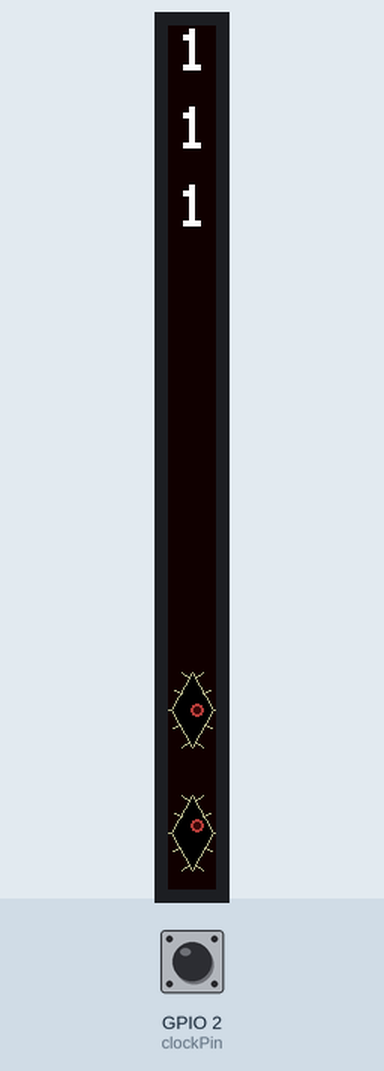
This sketch was run on a simulated ESP32-S3. Shown: 32×576 colour display. The test bench sets the inputs (shaded band); at power-on: GPIO 2 (clockPin) HIGH. Random numbers use the default seed unless the sketch sets one; what the sketch prints to the serial monitor is not drawn.

Above: at 1.2 s.
1.3 s: GPIO 2 (clockPin) pulled LOW for 0.15 s
At 1.66 s:
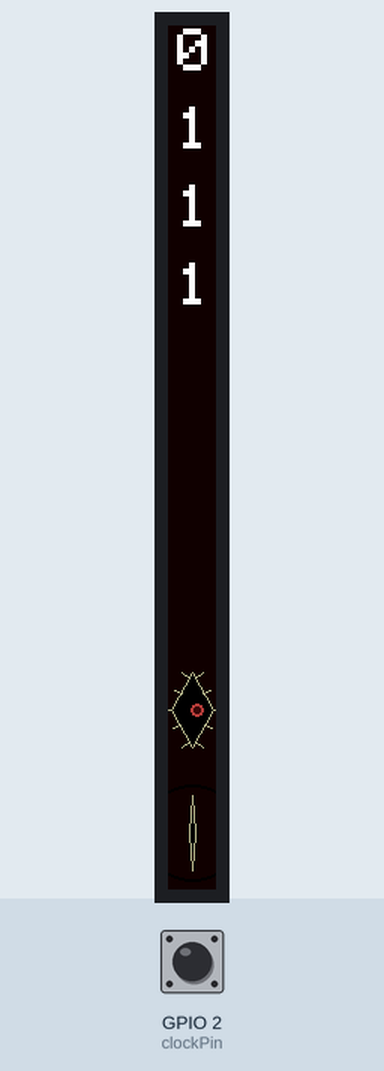
2.0 s: GPIO 2 (clockPin) pulled LOW for 0.15 s
At 2.26 s:
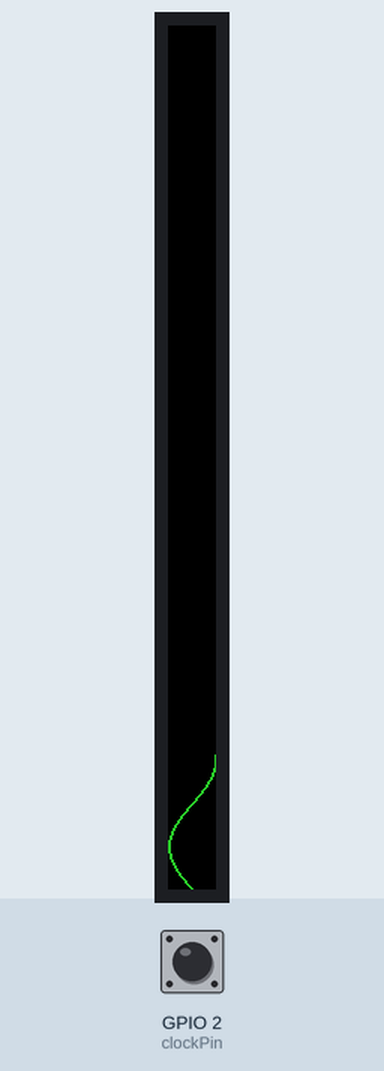
2.7 s: GPIO 2 (clockPin) pulled LOW for 1 s
At 4.08 s:
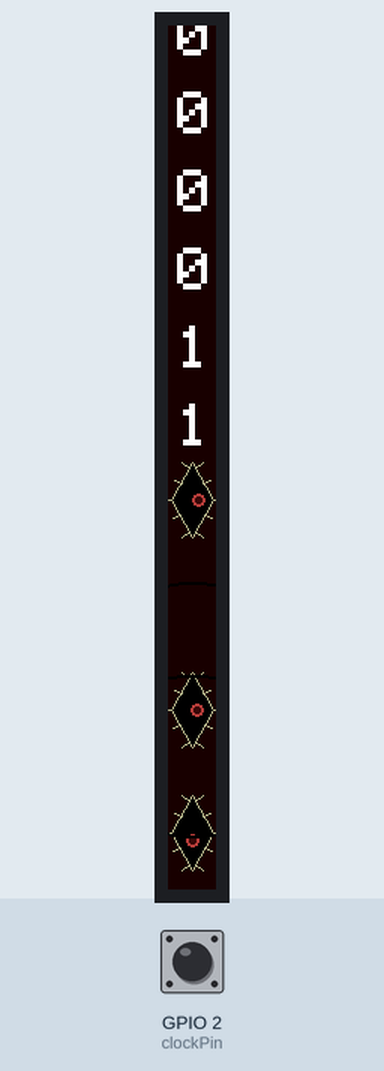
4.3 s: GPIO 2 (clockPin) pulled LOW for 1 s
At 5.59 s:
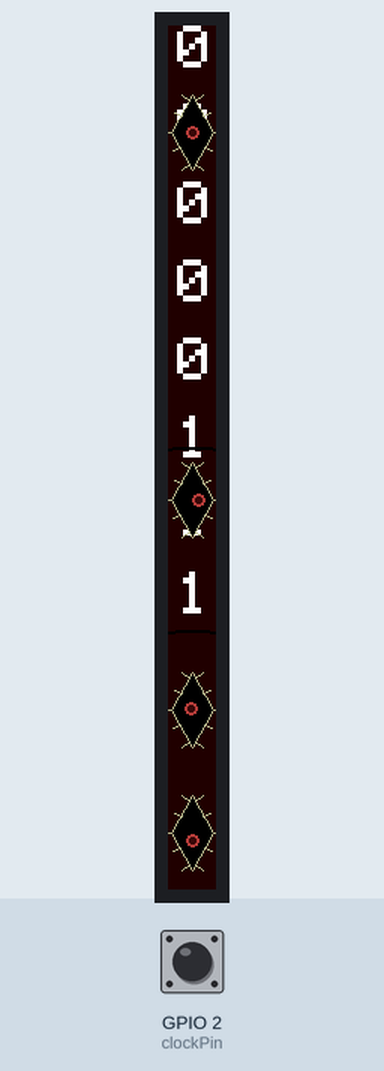
5.9 s: GPIO 2 (clockPin) pulled LOW for 1 s
At 11.41 s:
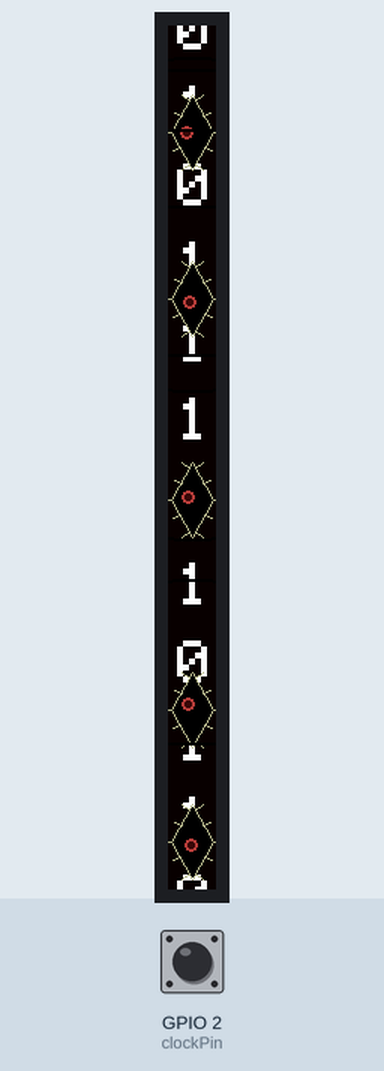
Timing chart, 0 to 12.9 s (numbered marks = the images above; inputs shaded):
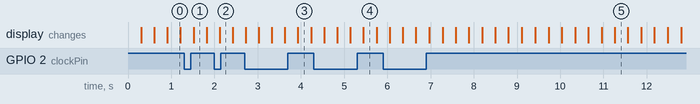

The sketch:

analog_digital.ino
```cpp
/**
 * analog_digital.ino
 *
 * Main sketch for the Analog/Digital LED matrix art installation.
 * Drives a chain of nine 64-pixel-wide HUB75 LED panels via an
 * Adafruit MatrixPortal ESP32-S3. The display alternates between two
 * visual modes:
 *   - Analog mode: scrolling colored waveforms (sine, triangle, saw, etc.)
 *   - Digital mode: a "Matrix"-style rain of binary digits with animated
 *     blinking eyes, eyelashes, and expanding ripple effects
 *
 * Sending a space character (' ') over the serial console toggles
 * between the two modes at runtime.
 */

#include <Adafruit_Protomatter.h>
#include <elapsedMillis.h>
#include <math.h>
#include "analog.h"
#include "digital.h"

// --- HUB75 wiring for MatrixPortal ESP32-S3 ---
uint8_t rgbPins[]  = {42, 41, 40, 38, 39, 37};
uint8_t addrPins[] = {45, 36, 48, 35, 21};
uint8_t clockPin   = 2;
uint8_t latchPin   = 47;
uint8_t oePin      = 14;

// Nine 64-wide panels chained together = 576 pixels wide.
// After setRotation(1) the long axis becomes the Y axis (height).
Adafruit_Protomatter matrix(
  64 * 9,          // Width of matrix (or matrix chain) in pixels
  4,           // Bit depth, 1-6
  1, rgbPins,  // # of matrix chains, array of 6 RGB pins for each
  4, addrPins, // # of address pins (height is inferred), array of pins
  clockPin, latchPin, oePin, // Other matrix control pins
  true // Double Buffered
);

// --- Frame rate limiter ---
elapsedMicros timeSinceFrame = 0;
elapsedMicros frameTimer = 0;
const uint8_t maxFPS = 60;
const unsigned long microsPerFrame = 1000000 / maxFPS;

// true = waveform mode, false = binary rain / eyes mode
bool analogMode = true;


/**
 * setup()
 *
 * Arduino entry point. Initializes serial, the LED matrix hardware,
 * pre-computes the vertical spacing for the scrolling digit characters,
 * and seeds the first waveform for analog mode.
 */
void setup(void) {
  Serial.begin(115200);

  ProtomatterStatus status = matrix.begin();
  Serial.print("Protomatter begin() status: ");
  Serial.println((int)status);
  if(status != PROTOMATTER_OK) {
    for(;;); // Halt if the matrix failed to initialize
  }

  // Rotate so the long 576 px chain becomes vertical (Y axis)
  matrix.setRotation(1);
  matrix.fillScreen(0);
  matrix.show();

  pinMode(A1, INPUT_PULLUP);

  initDigital(matrix);
  initAnalog(matrix);

  Serial.println("Setup complete");
}


/**
 * loop()
 *
 * Arduino main loop. Enforces a 60 FPS cap, checks serial for a mode-toggle
 * command, then draws either the analog waveform scene or the digital
 * eyes / binary rain scene.
 */
void loop() {
  // Read pin A1: LOW = analog mode, HIGH = digital mode
  analogMode = (digitalRead(A1) == LOW);

  // Frame rate limiter — skip until enough time has elapsed
  if (timeSinceFrame < microsPerFrame) return;
  timeSinceFrame = 0;

  if (analogMode) {
    drawAnalog(matrix);
  } else {
    drawDigital(matrix);
  }
}
```

analog.cpp
```cpp
/**
 * analog.cpp
 *
 * Implements the analog waveform visualization mode. Multiple colored
 * waveforms scroll top-to-bottom across the LED matrix, each using one of
 * six generator functions (sine, triangle, sawtooth, shark-fin, square,
 * or smooth noise). Waveforms are drawn as a moving window of pixels;
 * once the trailing edge passes the bottom of the screen the wave is
 * deactivated and its slot can be reused.
 *
 * All waveform generators share the same interface: given a vertical pixel
 * position Y and a frequency parameter (radianOffset), they return the
 * horizontal pixel position X where the wave should be drawn on that row.
 * The Y position is mapped into radians so the waveform repeats smoothly
 * over the screen height, and the resulting -1..1 amplitude is mapped back
 * onto the screen width.
 */

#include "analog.h"
#include <math.h>

/** Lookup table so we can pick a random waveform by index. */
Waveforms waveformArray[numWaveforms] = {SIN_WAVE, TRI_WAVE, SAW_WAVE, SHARK_WAVE, SQR_WAVE, NOISE_WAVE};
Wave waves[numWaves];

/* ------------------------------------------------------------------ */
/*  Waveform generator functions                                      */
/*  Each converts a Y pixel position into an X pixel position using   */
/*  a different mathematical shape. radianOffset controls how many     */
/*  cycles fit on the screen (higher = more oscillations).            */
/* ------------------------------------------------------------------ */

/**
 * sinWave()
 *
 * Classic sine wave. Maps Y into radians, takes sin(), and scales the
 * result from -1..1 back to 0..screenWidth.
 */
static int sinWave(int y, float radianOffset, Adafruit_Protomatter &matrix) {
    float yMapped = ((float)y / (float)matrix.height()) * radianOffset;
    float sinY = sin(yMapped);
    int x = round(((sinY + 1)/2) * (float(matrix.width()) - 1));
    return x;
}

/**
 * triWave()
 *
 * Triangle wave. Uses the identity asin(sin(x)) to convert the sine
 * curve into linear ramps, producing a zig-zag pattern.
 */
static int triWave(int y, float radianOffset, Adafruit_Protomatter &matrix) {
    float yMapped = ((float)y / (float)matrix.height()) * radianOffset;
    float sinY = sin(yMapped);
    float arcY = asin(sinY);           // Folds sine into linear ramps
    float triY = (2 * arcY) / PI;      // Normalize to -1..1
    int x = round(((triY + 1)/2) * (float(matrix.width()) - 1));
    return x;
}

/**
 * sawWave()
 *
 * Sawtooth wave. Produces a linear ramp from -1 to 1 that snaps back
 * at the end of each period.
 */
static int sawWave(int y, float radianOffset, Adafruit_Protomatter &matrix) {
    float yMapped = ((float)y / (float)matrix.height()) * radianOffset;
    // Linear ramp -1 to 1 within each 2*PI period, then snaps back
    float sawY = 2.0 * (yMapped / (2.0 * PI) - floor(yMapped / (2.0 * PI) + 0.5));
    int x = round(((sawY + 1) / 2) * (float(matrix.width()) - 1));
    return x;
}

/**
 * sharkWave()
 *
 * Shark-fin wave. Produces an asymmetric shape: a fast linear rise
 * (18% of the period) followed by a slow, rounded cosine fall (82%).
 * Resembles a dorsal fin or a capacitor charge/discharge curve.
 */
static int sharkWave(int y, float radianOffset, Adafruit_Protomatter &matrix) {
    float yMapped = ((float)y / (float)matrix.height()) * radianOffset;
    float phase = fmod(yMapped, 2.0 * PI) / (2.0 * PI); // Normalize to 0..1 phase
    if (phase < 0) phase += 1.0;
    float sharkY;
    if (phase < 0.18) {
      sharkY = phase / 0.18;            // Fast linear rise from 0 to 1
    } else {
      float fallPhase = (phase - 0.18) / 0.82;
      sharkY = cos(fallPhase * PI) * 0.5 + 0.5; // Smooth cosine fall from 1 to 0
    }
    sharkY = sharkY * 2.0 - 1.0;        // Remap from 0..1 to -1..1
    int x = round(((sharkY + 1) / 2) * (float(matrix.width()) - 1));
    return x;
}

/**
 * sqrWave()
 *
 * Square wave. Outputs full-left or full-right based on the sign of
 * sin() at the current phase — producing sharp horizontal transitions.
 */
static int sqrWave(int y, float radianOffset, Adafruit_Protomatter &matrix) {
    float yMapped = ((float)y / (float)matrix.height()) * radianOffset;
    float sqrY = sin(yMapped) >= 0 ? 1.0 : -1.0;
    int x = round(((sqrY + 1) / 2) * (float(matrix.width()) - 1));
    return x;
}

/**
 * noiseHash()
 *
 * Deterministic hash for noise wave control points. Given a segment index
 * and radianOffset, returns a reproducible pseudo-random value. This lets
 * the noise wave be redrawn identically each frame without storing state.
 * Uses Knuth's multiplicative hash constants for good bit mixing.
 */
static unsigned long noiseHash(int segment, float radianOffset) {
    unsigned long seed = (unsigned long)(segment + 1) * 2654435761UL;
    seed ^= (unsigned long)(radianOffset * 100) * 2246822519UL;
    seed ^= seed >> 16;
    seed *= 0x45d9f3bUL;
    seed ^= seed >> 16;
    return seed;
}

/**
 * noiseWave()
 *
 * Smooth random waveform. Divides the screen into segments, places a
 * deterministic random X control point at each segment boundary, and
 * uses cosine interpolation between them for a smooth, organic look.
 */
static int noiseWave(int y, float radianOffset, Adafruit_Protomatter &matrix) {
    // Segment length in pixels, derived from the frequency parameter
    float period = (2.0 * PI * matrix.height()) / radianOffset;
    if (period < 2.0) period = 2.0;

    int segment = (int)floor((float)y / period);
    float t = ((float)y - segment * period) / period; // 0..1 within this segment
    float smooth = (1.0 - cos(t * PI)) / 2.0;         // Cosine interpolation (ease in/out)

    // Deterministic random X at each segment boundary
    int x0 = noiseHash(segment, radianOffset) % matrix.width();
    int x1 = noiseHash(segment + 1, radianOffset) % matrix.width();

    int x = x0 + (int)(smooth * (float)(x1 - x0));
    return x;
}

/**
 * Curated palette of 12 soft, bright colors that are visually distinct from
 * each other on an LED matrix. Stored as RGB triplets and converted to
 * RGB565 at init time via matrix.color565().
 */
static const uint8_t PALETTE_SIZE = 12;
static const uint8_t palette[PALETTE_SIZE][3] = {
  {255,  40,  40},  // Red
  {255, 140,   0},  // Orange
  {230, 210,   0},  // Gold
  { 40, 200,  40},  // Green
  {  0, 180, 140},  // Teal
  {  0, 140, 255},  // Azure
  { 60,  60, 255},  // Blue
  {140,  40, 255},  // Purple
  {220,  40, 220},  // Magenta
  {255,  50, 130},  // Hot pink
  {  0, 220, 220},  // Cyan
  {180, 160,   0},  // Olive yellow
};

/**
 * pickUnusedColor()
 *
 * Returns a random palette index that isn't currently used by any active wave.
 * If all 12 colors are somehow in use, falls back to a purely random pick.
 */
static int pickUnusedColor() {
  // Collect palette indices currently on screen
  bool used[PALETTE_SIZE] = {};
  for (int i = 0; i < numWaves; i++) {
    if (waves[i].active) {
      used[waves[i].colorIndex] = true;
    }
  }
  // Build list of available indices
  uint8_t available[PALETTE_SIZE];
  int count = 0;
  for (int i = 0; i < PALETTE_SIZE; i++) {
    if (!used[i]) {
      available[count++] = i;
    }
  }
  if (count > 0) {
    return available[random(count)];
  }
  return random(PALETTE_SIZE);  // Fallback (shouldn't happen with 12 colors / 5 waves)
}

/**
 * initWaveform()
 *
 * Creates a new Wave with a color chosen from the palette, guaranteed not
 * to duplicate any color already on screen. The radianOffset parameter is
 * multiplied by PI so callers can pass simple integers (e.g. 10 becomes
 * ~31.4 radians across the screen height).
 */
Wave initWaveform(int radianOffset, int length, int speed, Waveforms waveform, Adafruit_Protomatter &matrix) {
  Wave wave;
  wave.length = length;
  wave.speed = speed;
  wave.direction = random(2) ? 1 : -1;  // Randomly scroll down or up
  // Downward waves start at the top; upward waves start at the bottom
  wave.curY = (wave.direction == 1) ? 0 : matrix.height();
  wave.radianOffset = radianOffset * PI;
  wave.colorIndex = pickUnusedColor();
  wave.color = matrix.color565(palette[wave.colorIndex][0], palette[wave.colorIndex][1], palette[wave.colorIndex][2]);
  wave.waveform = waveform;
  wave.active = true;
  return wave;
}

/**
 * drawWaveform()
 *
 * Renders a single waveform for the current frame. Draws pixels from the
 * trailing edge (curY - length) to the leading edge (curY), calling the
 * appropriate generator function for each row to determine X position.
 *
 * Special-case handling for sawtooth and square waves: when the X value
 * jumps abruptly between consecutive rows (a snap-back or high/low
 * transition), a full-width horizontal line is drawn to connect them
 * visually, mimicking how these waveforms appear on a real oscilloscope.
 */
static void drawWaveform(struct Wave &wave, Adafruit_Protomatter &matrix) {
  int x;
  int screenH = matrix.height();

  // Compute the visible Y range. For downward waves the leading edge is
  // curY with the tail above; for upward waves the leading edge is curY
  // with the tail below.
  int startingY, endingY;
  if (wave.direction == 1) {
    startingY = wave.curY - wave.length;
    endingY = wave.curY;
  } else {
    startingY = wave.curY;
    endingY = wave.curY + wave.length;
  }
  // Clamp to screen bounds
  if (startingY < 0) startingY = 0;
  if (endingY > screenH) endingY = screenH;

  for (int y = startingY; y <= endingY; y++) {
    // Dispatch to the correct waveform generator
    switch (wave.waveform) {
      case SIN_WAVE:
        x = sinWave(y, wave.radianOffset, matrix);
        break;
      case TRI_WAVE:
        x = triWave(y, wave.radianOffset, matrix);
        break;
      case SAW_WAVE:
        x = sawWave(y, wave.radianOffset, matrix);
        break;
      case SHARK_WAVE:
        x = sharkWave(y, wave.radianOffset, matrix);
        break;
      case SQR_WAVE:
        x = sqrWave(y, wave.radianOffset, matrix);
        break;
      case NOISE_WAVE:
        x = noiseWave(y, wave.radianOffset, matrix);
        break;
    }

    // Draw 2-pixel thick line horizontally
    matrix.drawPixel(x, y, wave.color);
    if (x + 1 < matrix.width()) {
      matrix.drawPixel(x + 1, y, wave.color);
    }

    // Sawtooth snap-back: if the next row's X jumps more than half the
    // screen width to the left, it's a wrap-around — draw a horizontal
    // line across the full width to connect the two sides.
    if (wave.waveform == SAW_WAVE && y < endingY) {
      int xNext = sawWave(y + 1, wave.radianOffset, matrix);
      if (xNext < x - (matrix.width() / 2)) {
        matrix.drawFastHLine(0, y, matrix.width(), wave.color);
        if (y + 1 < matrix.height()) {
          matrix.drawFastHLine(0, y + 1, matrix.width(), wave.color);
        }
      }
    }

    // Square wave transition: when the output flips between high and low,
    // draw a horizontal line to create the vertical edge of the square.
    if (wave.waveform == SQR_WAVE && y < endingY) {
      int xNext = sqrWave(y + 1, wave.radianOffset, matrix);
      if (xNext != x) {
        matrix.drawFastHLine(0, y, matrix.width(), wave.color);
        if (y + 1 < matrix.height()) {
          matrix.drawFastHLine(0, y + 1, matrix.width(), wave.color);
        }
      }
    }
  }

  // Advance the leading edge in the wave's scroll direction
  wave.curY = wave.curY + wave.speed * wave.direction;
}

/**
 * initAnalog()
 *
 * Initializes the analog scene by spawning the first waveform.
 * Additional waves will spawn dynamically during drawAnalog().
 */
void initAnalog(Adafruit_Protomatter &matrix) {
  waves[0] = initWaveform(10, 100, 6, waveformArray[random(numWaveforms)], matrix);
}

/**
 * spawnWave()
 *
 * Finds the first inactive wave slot and initializes it with randomized
 * parameters (frequency, length, speed, and waveform type).
 */
static void spawnWave(Adafruit_Protomatter &matrix) {
  for (int i = 0; i < numWaves; i++) {
    if (!waves[i].active) {
      waves[i] = initWaveform(random(2, 40), random(40, matrix.height()), random(1, 6), waveformArray[random(numWaveforms)], matrix);
      return;
    }
  }
}

/**
 * drawAnalog()
 *
 * Main entry point for the analog visualization mode, called once per frame.
 * Clears the screen, draws all active waveforms, retires any that have
 * scrolled off, and ensures at least one wave is always visible. Additional
 * waves spawn randomly up to a maximum of 4 concurrent.
 */
void drawAnalog(Adafruit_Protomatter &matrix) {
  matrix.fillScreen(0);

  int activeCount = 0;
  for (int i = 0; i < numWaves; i++) {
    if (!waves[i].active) continue;

    drawWaveform(waves[i], matrix);

    // A wave is off-screen once its trailing edge has passed the far side:
    // downward waves expire when the tail clears the bottom,
    // upward waves expire when the tail clears the top.
    bool offScreen;
    if (waves[i].direction == 1) {
      offScreen = (waves[i].curY - waves[i].length) > matrix.height();
    } else {
      offScreen = (waves[i].curY + waves[i].length) < 0;
    }
    if (offScreen) {
      waves[i].active = false;
    } else {
      activeCount++;
    }
  }

  // Always keep at least 1 wave on screen
  if (activeCount < 1) {
    spawnWave(matrix);
  }

  // ~0.8% chance each frame to spawn another wave (up to 4 concurrent)
  if (activeCount < 4 && random(120) == 0) {
    spawnWave(matrix);
  }

  matrix.show();
}
```

digital.h
```cpp
/**
 * digital.h
 *
 * Header for the digital visualization mode. This mode displays a
 * "Matrix"-style column of scrolling binary digits overlaid with animated
 * diamond-shaped eyes that blink, look around, and emit ripple effects.
 *
 * Defines the DigitChar struct for individual scrolling characters, layout
 * constants, and the public API used by the main sketch.
 */

#ifndef DIGITAL_H
#define DIGITAL_H

#include <Adafruit_Protomatter.h>

/**
 * DigitChar
 *
 * Represents a single scrolling character in the binary rain column.
 * Each character scrolls downward and wraps back to the top when it
 * passes the bottom of the screen.
 */
struct DigitChar {
  char character;   // The ASCII character to display ('0' or '1')
  uint16_t color;   // 16-bit RGB565 display color
  int16_t yOffset;  // Current vertical position on screen
};

const uint8_t charXPos =  6;          // X pixel position of the character column
const uint8_t charScale = 4;          // GFX font scale factor (4x the 8px base)
const uint8_t digitCharCount = 12;    // Number of characters in the scrolling column

extern int8_t charOffset;
extern DigitChar digitChars[digitCharCount];

/**
 * initDigit()
 *
 * Creates a new DigitChar at the given Y position with a random '0' or '1'.
 *
 * @param yOffset  Initial vertical position
 * @param color    16-bit RGB565 color
 * @return         Initialized DigitChar
 */
DigitChar initDigit(int yOffset, int color);

/**
 * drawDigital()
 *
 * Renders one frame of the digital scene: background, scrolling binary
 * digits, animated eyes with eyelashes, and expanding ripple effects.
 *
 * @param matrix  Reference to the LED matrix
 */
/**
 * initDigital()
 *
 * Initializes the digital scene by computing character spacing and
 * populating the scrolling digit column. Call once from setup().
 *
 * @param matrix  Reference to the LED matrix
 */
void initDigital(Adafruit_Protomatter &matrix);

void drawDigital(Adafruit_Protomatter &matrix);

#endif
```

Source omitted: analog.h (3207 bytes), digital.cpp (17530 bytes)
